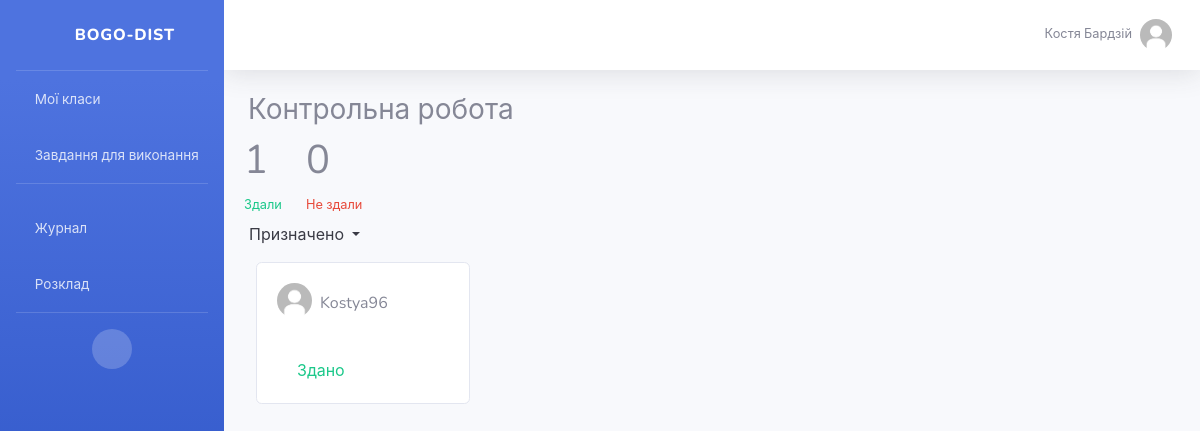
Screenshot of /classroom/assignment/5/student_work (signed in) with the database file from the repository.
### users/models.py (models this page shows, shortened)
class Profile(models.Model):
    user = models.OneToOneField(User, on_delete=models.CASCADE)
    image = models.ImageField(default='users/profile_pics/default.jpg', upload_to='users/profile_pics/')
    def is_teacher(self):
        return self.user.groups.filter(id=1).exists()

### posts/models.py (models this page shows, shortened)
class Assignment(models.Model):
    title = models.CharField(max_length=250)
    description = models.TextField()
    created_by = models.ForeignKey(User, on_delete=models.CASCADE)
    created_at = models.DateTimeField(default=timezone.now)
    topic = models.ForeignKey(Topic, on_delete=models.CASCADE)
    due_date = models.DateTimeField()
    marks = models.IntegerField(default=12)
    @property
    def submitted_assignments(self):
        return list(self.submittedassignment_set.all())
    @property
    def total_turned_in(self):
        ct = 0
        for assignment in self.submitted_assignments:
            ct += 1 if assignment.turned_in else 0
        print(ct)
        return ct
    @property
    def total_missing(self):
        print(self.topic.classroom.users.all())
        return max(len(self.topic.classroom.users.all()) - self.total_turned_in, 0)

class SubmittedAssignment(models.Model):
    assignment = models.ForeignKey(Assignment, on_delete = models.CASCADE)
    user = models.ForeignKey(User, on_delete=models.CASCADE)
    turned_in = models.BooleanField(default = False)
    grade = models.IntegerField(default=0)
    is_reviewed = models.BooleanField(default=False)
    @property
    def file_count(self):
        return len(self.assignmentfile_set.all())
    @property
    def first_file_url(self):
        return self.assignmentfile_set.first().files.url

### classroom/models.py (models this page shows, shortened)
class Topic(models.Model):
    name = models.CharField(max_length=200)
    classroom = models.ForeignKey(Classroom, on_delete=models.CASCADE)

class Classroom(models.Model):
    name = models.CharField(max_length=200)
    classroom_code = models.CharField(max_length=20, blank=True)
    description = models.TextField(max_length=300)
    created_by = models.ForeignKey(User, on_delete=models.DO_NOTHING)
    created_at = models.DateTimeField(default=timezone.now)
    users = models.ManyToManyField(User, related_name='classrooms', through='ClassroomUsers')

### classroom/views.py (the view)
# urls.py: path('assignment/<int:pk>/student_work', views.student_work, name = 'student_work'),
@login_required
def student_work(request, pk):
    assignment = get_object_or_404(Assignment, pk=pk)
    context = {'assignment': assignment}
    return render(request, 'classroom/student_work.html', context)

### users/models.py (called while the page is built)
def get_first_name(self):
    return f'{self.first_name} {self.last_name}'

### classroom/templates/classroom/student_work.html (shortened to what this page needs)
{% extends 'base.html' %}
{% load static %}
{% load widget_tweaks %}
{% load crispy_forms_tags %}
{% block content %}
    <div class="row">
        <div class="col-lg-12">
            <h3>{{ assignment.title }}</h3>
        </div>
        <div class="col-lg-12">
        <ul class="navbar-nav">
            <div class="row">
                <li class="nav-item ml-2">
                    <h1>{{ assignment.total_turned_in }}</h1>
                    <small class='text-success'>Здали</small>
                </li>
                <li class="nav-item ml-4">
                    <h1>{{ assignment.total_missing }}</h1>
                    <small class='text-danger'>Не здали</small>
                </li>
            </div>
        </ul>
        </div>
    </div>
    <div class="row">
        <div class="dropdown">
            <button class="btn btn-light dropdown-toggle" type="button" id="dropdownMenuButton" data-toggle="dropdown" aria-haspopup="true" aria-expanded="false">
                Призначено
            </button>
        </div>
    </div>
    <div class="row">
        {% for ass in assignment.submitted_assignments %}
            <div class="col-lg-3 m-2 ">
                <div class="card">
                    <div class="card-body">
                        <div class="d-flex flex-row">
                            <img src="{{ ass.user.profile.image.url }}" width="35" height="35" alt="..." class="rounded-circle mr-2 mb-2 float-left">
                            <p class="pt-2">{{ ass.user.username }}</p>
                            <a class="btn btn-circle ml-auto" href="#" role="button" id="dropdownMenuLink" data-toggle="dropdown" aria-haspopup="true" aria-expanded="false">
                                <i class="fas fa-ellipsis-v fa-sm fa-fw text-dark"></i>
                            </a>
                        </div>
                        <div class="mt-1">
                            {% if ass.turned_in %}
                                <a href="#" class="card-link text-success">Здано</a>
                            {% else %}
                                <a href="#" class="card-link text-danger">Не здано</a>
                            {% endif %}
                        </div>
                    </div>
                </div>
            </div>
        {% endfor %}
    </div>
{% endblock content %}

### core/templates/partials/_topbar.html (shortened to what this page needs)
<nav class="navbar navbar-expand navbar-light bg-white topbar mb-4 static-top shadow">
    <ul class="navbar-nav ml-auto">
        <li class="nav-item dropdown no-arrow">
            <a class="nav-link dropdown-toggle" href="#" id="userDropdown" role="button" data-toggle="dropdown"
               aria-haspopup="true" aria-expanded="false">
                <span class="mr-2 d-none d-lg-inline text-gray-600 small">{{ request.user.first_name }}
                    {{ request.user.last_name }}</span>
                <img class="img-profile rounded-circle" src="{{ request.user.profile.image.url }}">
            </a>
        </li>
    </ul>
</nav>

### rows the page displays
Assignment: title "Контрольна робота", total_turned_in "1", total_missing "0"
SubmittedAssignment: user.profile.image (placeholder picture), user.username "Kostya96", shows "Здано"

### other values shown
{{ request.user.first_name }} "Костя"
{{ request.user.last_name }} "Бардзій"
